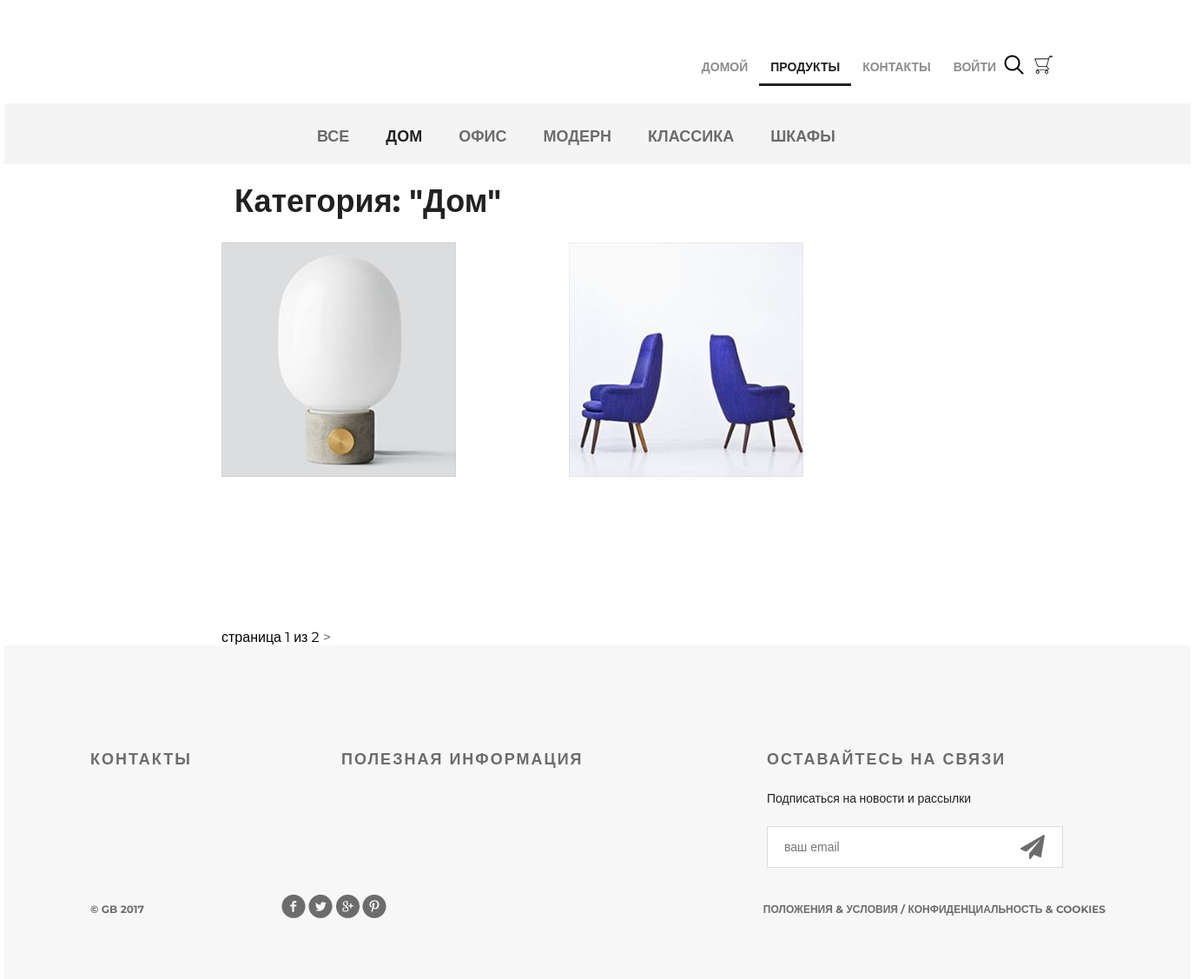
Screenshot of /products/category/3/ with the database file from the repository.
### mainapp/models.py (models this page shows, shortened)
class ProductCategory(models.Model):
    name = models.CharField(verbose_name='название категории', max_length=64, unique=True)
    description = models.TextField(verbose_name='описание категории', blank=True)
    is_active = models.BooleanField(default=True, verbose_name='категория активна')

class Product(models.Model):
    category = models.ForeignKey(ProductCategory, on_delete=models.CASCADE)
    name = models.CharField(verbose_name='имя продукта', max_length=128)
    image = models.ImageField(upload_to='products_images', blank=True)
    short_desc = models.CharField(verbose_name='краткое описание продукта', max_length=60, blank=True)
    description = models.TextField(verbose_name='описание продукта', blank=True)
    price = models.DecimalField(verbose_name='цена продукта', max_digits=8, decimal_places=2, default=0)
    quantity = models.PositiveIntegerField(verbose_name='количество на складе', default=0)
    is_active = models.BooleanField(default=True, verbose_name='товар активен')

### mainapp/views.py (the view, shortened to what this page needs)
# urls.py: path('products/', include('mainapp.urls', namespace='products')),
def products(request, pk=None, page=1):
    title = 'продукты'
    links_menu = ProductCategory.objects.all()
    basket = get_basket(request.user)
    if pk is not None:
        if pk == 0:
            category = {'pk': 0, 'name': 'все'}
            products = Product.objects.filter(is_active=True).order_by('price')
        else:
            category = get_object_or_404(ProductCategory, pk=pk)
            products = Product.objects.filter(category__pk=pk, is_active=True).order_by('price')
        paginator = Paginator(products, 2)
        try:
            products_paginator = paginator.page(page)
        except PageNotAnInteger:
            products_paginator = paginator.page(1)
        except EmptyPage:
            products_paginator = paginator.page(paginator.num_pages)
        content = {
            'title': title,
            'links_menu': links_menu,
            'category': category,
            'products': products_paginator,
            'basket': basket,
        }
        return render(request, 'mainapp/products_list.html', content)

### mainapp/views.py (called while the page is built)
def get_basket(user):
    if user.is_authenticated:
        return Basket.objects.filter(user=user)
    else:
        return []

### mainapp/templates/mainapp/products_list.html (shortened to what this page needs)
{% extends 'mainapp/base.html' %}
{% load static %}
{% block content %}
    <div class="details">
        <div class="links clearfix">
            {% include 'mainapp/includes/inc_categories_menu.html' %}
        </div>
        <div class="products_list">
            <div class="title clearfix">
                <h2>Категория: "{{ category.name|title }}"</h2>
            </div>
            <div class="category-products clearfix">
                {% for product in products %}
                    <div class="block">
                        <a href="{% url 'products:product' product.pk %}">
                            <img src="/media/{{ product.image }}" alt="{{ product.short_desc }}">
                        </a>
                    </div>
                {% endfor %}
            </div>
            <div class="paginator">
                <span class="current">
                    страница {{ products.number }} из {{ products.paginator.num_pages }}
                </span>
                {% if products.has_next %}
                    <a href="{% url 'products:page' category.pk products.next_page_number %}">></a>
                {% endif %}
            </div>
        </div>
    </div>
    <div class="clr"></div>
{% endblock %}

### mainapp/templates/mainapp/includes/inc_categories_menu.html
<ul class="links-menu">
    <li>
        <a href="{% url 'products:category' 0 %}" class="{% if request.resolver_match.kwargs.pk == 0 %}active{% endif %}">
            все
        </a>
    </li>
    {% for link in links_menu %}
        <li>
            <a href="{% url 'products:category' link.pk %}" class="{% if request.resolver_match.kwargs.pk == link.pk %}active{% endif %}">
                {{ link.name }}
            </a>
        </li>
    {% endfor %}
</ul>

### static/css/style.css (style rules this page uses)
* { margin: 0; padding: 0; }
body { font-family: 'Montserrat', sans-serif; }
html, body { height: 100%; }
.products_list { margin-left: 250px; }
.products_list a { color: #555; text-decoration: none; }
.products_list .title { margin: 20px auto; height: 50px; float: none; }
.products_list .title h2 { margin-top: 0; float: left; }
.paginator a, .paginator a:visited { color: #555; text-decoration: none; }
.category-products { margin-bottom: 75px; }
.category-products .block a img { float: left; }
.category-products .block { float: left; margin-right: 30px; display: block; height: 370px; width: 370px; position: relative; }
.clr { height: 384px; }
.clearfix:after { content: ""; display: block; clear: both; }
.title { height: 152px; margin-right: 15px; }
.title h2 { float: left; margin-top: 118px; color: #212121; font-size: 36px; font-weight: 700; text-align: left; margin-left: 15px; }
.links { height: 70px; background-color: #f4f4f4; position: relative; padding-left: 360px; }
.links-menu { margin: 27px auto 0px; position: absolute; }
.links-menu li { float: left; list-style-type: none; padding-right: 42px; }
.links-menu li a { text-decoration: none; color: #6c6c6c; font-size: 18px; font-weight: 700; text-transform: uppercase; }
.links-menu .active { color: #212121; font-size: 18px; font-weight: 700; }

### rows the page displays
ProductCategory: name "ДОМ", name "Дом"
ProductCategory: name "ОФИС"
ProductCategory: name "МОДЕРН"
ProductCategory: name "КЛАССИКА"
ProductCategory: name "ШКАФЫ"
Product: image (picture)
Product: image (picture)

### other values shown
{{ products.number }} "1"
{{ products.paginator.num_pages }} "2"
